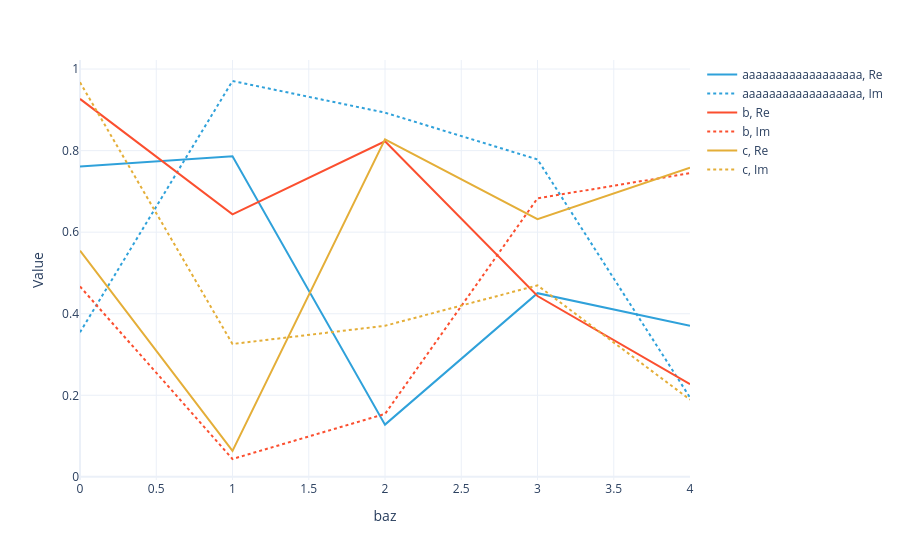

This figure's notebook cell:
### Code cell
#|hide
plotly_dataarray(U3.array + U4.array)

### Figure 1 — Plotly figure (JSON) as saved in the notebook; plotly's stock layout.template omitted (floating-point values rounded to 4 significant figures)
{"data": [{"hovertemplate": "foo=aaaaaaaaaaaaaaaaaa<br>Part=Re<br>baz=%{x}<br>Value=%{y}<extra></extra>", "legendgroup": "aaaaaaaaaaaaaaaaaa, Re", "line": {"color": "#2fa1da", "dash": "solid"}, "marker": {"symbol": "circle"}, "mode": "lines", "name": "aaaaaaaaaaaaaaaaaa, Re", "orientation": "v", "showlegend": true, "type": "scatter", "x": [0, 1, 2, 3, 4], "xaxis": "x", "y": [0.7611, 0.7861, 0.1281, 0.4504, 0.3708], "yaxis": "y"}, {"hovertemplate": "foo=aaaaaaaaaaaaaaaaaa<br>Part=Im<br>baz=%{x}<br>Value=%{y}<extra></extra>", "legendgroup": "aaaaaaaaaaaaaaaaaa, Im", "line": {"color": "#2fa1da", "dash": "dot"}, "marker": {"symbol": "circle"}, "mode": "lines", "name": "aaaaaaaaaaaaaaaaaa, Im", "orientation": "v", "showlegend": true, "type": "scatter", "x": [0, 1, 2, 3, 4], "xaxis": "x", "y": [0.3545, 0.9707, 0.8931, 0.7784, 0.1946], "yaxis": "y"}, {"hovertemplate": "foo=b<br>Part=Re<br>baz=%{x}<br>Value=%{y}<extra></extra>", "legendgroup": "b, Re", "line": {"color": "#fb4f2f", "dash": "solid"}, "marker": {"symbol": "circle"}, "mode": "lines", "name": "b, Re", "orientation": "v", "showlegend": true, "type": "scatter", "x": [0, 1, 2, 3, 4], "xaxis": "x", "y": [0.9268, 0.6439, 0.8228, 0.4434, 0.2272], "yaxis": "y"}, {"hovertemplate": "foo=b<br>Part=Im<br>baz=%{x}<br>Value=%{y}<extra></extra>", "legendgroup": "b, Im", "line": {"color": "#fb4f2f", "dash": "dot"}, "marker": {"symbol": "circle"}, "mode": "lines", "name": "b, Im", "orientation": "v", "showlegend": true, "type": "scatter", "x": [0, 1, 2, 3, 4], "xaxis": "x", "y": [0.4667, 0.0438, 0.1543, 0.683, 0.7448], "yaxis": "y"}, {"hovertemplate": "foo=c<br>Part=Re<br>baz=%{x}<br>Value=%{y}<extra></extra>", "legendgroup": "c, Re", "line": {"color": "#e4ae38", "dash": "solid"}, "marker": {"symbol": "circle"}, "mode": "lines", "name": "c, Re", "orientation": "v", "showlegend": true, "type": "scatter", "x": [0, 1, 2, 3, 4], "xaxis": "x", "y": [0.5546, 0.06382, 0.8276, 0.6317, 0.7581], "yaxis": "y"}, {"hovertemplate": "foo=c<br>Part=Im<br>baz=%{x}<br>Value=%{y}<extra></extra>", "legendgroup": "c, Im", "line": {"color": "#e4ae38", "dash": "dot"}, "marker": {"symbol": "circle"}, "mode": "lines", "name": "c, Im", "orientation": "v", "showlegend": true, "type": "scatter", "x": [0, 1, 2, 3, 4], "xaxis": "x", "y": [0.9675, 0.3258, 0.3705, 0.4696, 0.1895], "yaxis": "y"}], "layout": {"legend": {"title": {}, "tracegroupgap": 0}, "margin": {"t": 60}, "xaxis": {"anchor": "y", "domain": [0, 1], "title": {"text": "baz"}}, "yaxis": {"anchor": "x", "domain": [0, 1], "title": {"text": "Value"}}}}
